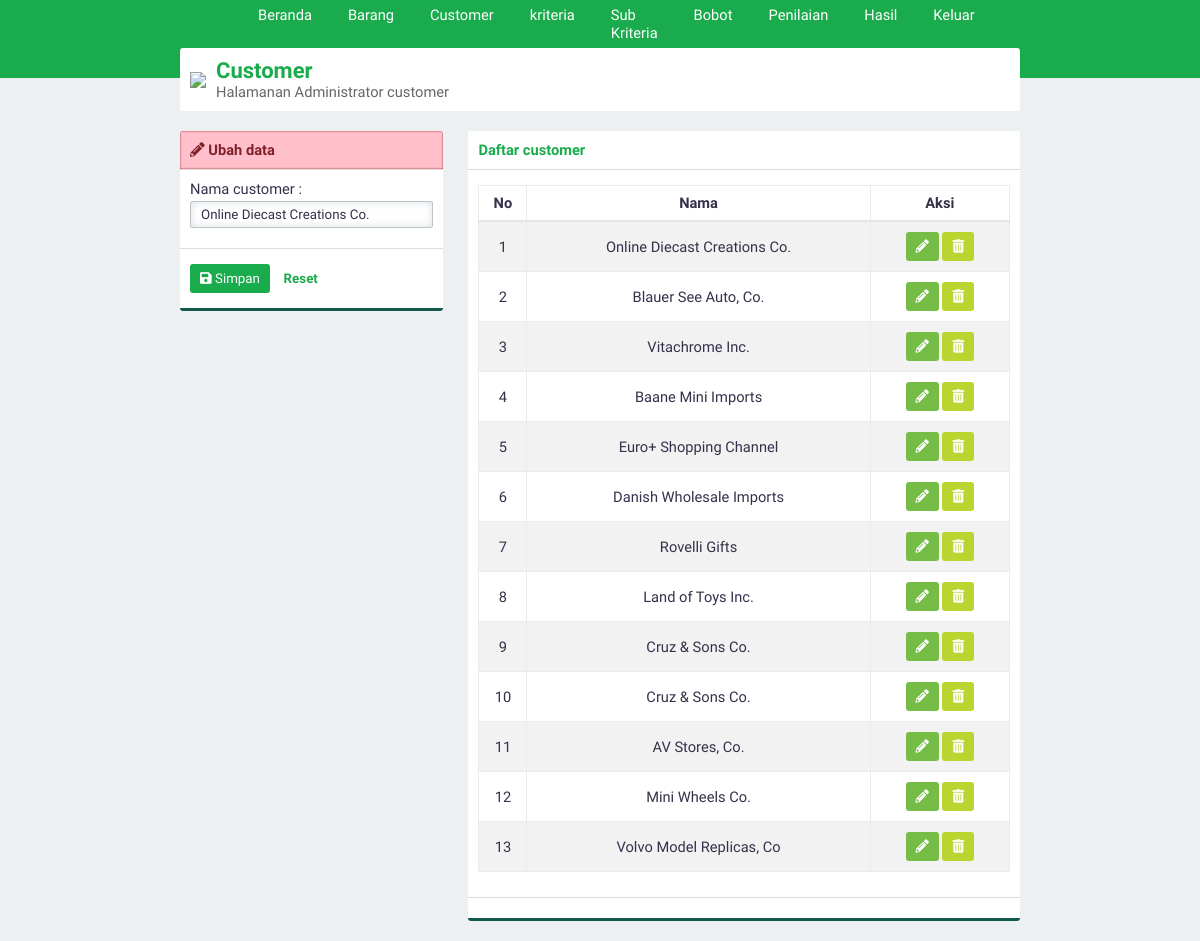
/?page=customer&aksi=ubah&id=6 (signed in), run on the app's committed database.
### tables this page shows
CREATE TABLE IF NOT EXISTS `customer` (
`id_customer` int(3) NOT NULL,
  `namacustomer` varchar(30) NOT NULL
);

### page/customer.php (the view)
<div class="panel">
    <div class="panel-middle" id="judul">
        <img src="asset/image/customer.svg">
        <div id="judul-text">
            <h2 class="text-green">Customer</h2>
            Halamanan Administrator customer
        </div>
    </div>
</div>
<div class="row">
    <div class="col-4">
        <div class="panel">
            <?php
            if (@htmlspecialchars($_GET['aksi'])=='ubah'){
                include 'ubahcustomer.php';
            }else{
                include 'tambahcustomer.php';
            }
            ?>
        </div>
    </div>
    <div class="col-8">
        <div class="panel">
            <div class="panel-top">
                <b class="text-green">Daftar customer</b>
            </div>
            <div class="panel-middle">
                <div class="table-responsive">
                    <table>
                        <thead><tr><th>No</th><th>Nama</th><th>Aksi</th></tr></thead>
                        <tbody>
                        <?php
                        $query="SELECT * FROM customer";
                        $execute=$konek->query($query);
                        if ($execute->num_rows > 0){
                            $no=1;
                            while($data=$execute->fetch_array(MYSQLI_ASSOC)){
                                echo"
                                <tr id='data'>
                                    <td>$no</td>
                                    <td>$data[namacustomer]</td>
                                    <td>
                                    <div class='norebuttom'>
                                    <a class=\"btn btn-light-green\" href='./?page=customer&aksi=ubah&id=".$data['id_customer']."'><i class='fa fa-pencil-alt'></i></a>
                                    <a class=\"btn btn-yellow\" data-a=".$data['namacustomer']." id='hapus' href='./proses/proseshapus.php/?op=customer&id=".$data['id_customer']."'><i class='fa fa-trash-alt'></i></a>
                                    </div></td>
                                </tr>";
                                $no++;
                            }
                        }else{
                            echo "<tr><td  class='text-center text-green' colspan='3'>Kosong</td></tr>";
                        }
                        ?>
                        </tbody>
                    </table>
                </div>
            </div>
            <div class="panel-bottom"></div>
        </div>
    </div>
</div>

### page/ubahcustomer.php (shortened to what this page needs)
<?php
$id=htmlspecialchars(@$_GET['id']);
$query="SELECT * FROM customer WHERE id_customer='$id'";
$execute=$konek->query($query);
if ($execute->num_rows > 0){
    $data=$execute->fetch_array(MYSQLI_ASSOC);
}else{
    header('location:./?page=customer');
}
?>
<div class="panel-top panel-top-edit">
    <b><i class="fa fa-pencil-alt"></i> Ubah data</b>
</div>
<form id="form" method="POST" action="./proses/prosesubah.php">
    <div class="panel-middle">
        <div class="group-input">
            <label for="customer" >Nama customer :</label>
            <input type="text" value="<?php echo $data['namacustomer']; ?>" class="form-custom" required autocomplete="off" placeholder="Nama customer" id="customer" name="customer">
        </div>
    </div>
    <div class="panel-bottom">
        <button type="submit" id="buttonsimpan" class="btn btn-green"><i class="fa fa-save"></i> Simpan</button>
        <button type="reset" id="buttonreset" class="btn btn-second">Reset</button>
    </div>
</form>

### asset/css/style.css (style rules this page uses)
* { padding: 0; margin: 0; font-family: 'Work Sans', sans-serif; color: #36304A; font-weight: 500; letter-spacing: normal; }
a { text-decoration: none; }
h2 { font-size: 1.5em; }
b, h1, h2, h3, h4, h5 { padding: 0; font-weight: 600 !important; margin: 0.83em 0em; }
.text-green { color: #1aab4c !important; }
input, select { border: none; width: 100%; }
.form-custom { padding: 5px 10px; border: solid 1px #BDC3C7; -webkit-border-radius: 2px; -moz-border-radius: 2px; border-radius: 2px; box-sizing: border-box; box-shadow: inset 0 0 8px #d9dfe3; margin: 3px 0 10px 0; }
.btn { border: none; -webkit-padding: 7px 10px; -o-padding: 7px 10px; -moz-padding: 7px 10px; padding: 7px 10px; border-radius: 3px; margin: 5px 0px; display: inline-block; cursor: pointer; font-size: 10pt !important; }
.btn i { color: white !important; }
.btn-green { background-color: #1aab4c; color: white !important; }
.btn-light-green { background-color: #76bd47; color: white !important; }
.btn-yellow { background-color: #bad530; color: white !important; }
.btn-second { background-color: transparent; color: #1aab4c; font-weight: 600; }
.row { margin-top: 10px; display: flex; }
div[class^="col-"] { margin-left: 3%; }
div[class^="col-"]:first-child { margin-left: 0%; }
.col-4 { width: 31.3333333333%; }
.col-8 { width: 65.6666666667%; }
.table-responsive { overflow-y: hidden; }
table { width: 100%; text-align: center; border-collapse: collapse; margin: 5px 0px 15px 0px; }
table tr th { padding: 8px 0px; border: solid 1px #e9ecef; border-bottom: solid 2px #e4e7ea; font-weight: bold; }
table td { border: solid 1px #e9ecef; padding: 5px; }
table tr#data:nth-child(odd) { background-color: #f2f2f2; }
.panel { background-color: white; border-radius: 3px; -webkit-box-sizing: border-box; -moz-box-sizing: border-box; -o-box-sizing: border-box; box-sizing: border-box; margin-bottom: 20px; overflow: hidden; }
.panel-top-edit { background-color: #ffc0cb; box-shadow: inset 0px 0px 2px #800000; color: #802029; }
.panel-top-edit b, .panel-top-edit i { color: #802029; }
.panel-top { padding: 10px; box-sizing: padding-box; border-bottom: solid 1px #dddddd; }
.panel-middle { padding: 10px; box-sizing: padding-box; }
.panel-bottom { padding: 10px; border-bottom: solid 3px #135a4c; border-top: solid 1px #dddddd; }
body { background-color: #ECF0F1; display: flex; width: 100vw; height: 100vh; align-items: center; flex-direction: column; overflow-x: hidden; font-size: 11pt; }
#judul { display: flex; align-items: center; }
#judul img { margin-right: 10px; }
#judul #judul-text { color: #666666; }
#judul #judul-text h2 { margin: 0 !important; }

### data on the page
customer: customer "Online Diecast Creations Co.", namacustomer "Online Diecast Creations Co."
customer: namacustomer "Blauer See Auto, Co."
customer: namacustomer "Vitachrome Inc."
customer: namacustomer "Baane Mini Imports"
customer: namacustomer "Euro+ Shopping Channel"
customer: namacustomer "Danish Wholesale Imports"
customer: namacustomer "Rovelli Gifts"
customer: namacustomer "Land of Toys Inc."
customer: namacustomer "Cruz & Sons Co."
customer: namacustomer "Cruz & Sons Co."
customer: namacustomer "AV Stores, Co."
customer: namacustomer "Mini Wheels Co."
customer: namacustomer "Volvo Model Replicas, Co"
